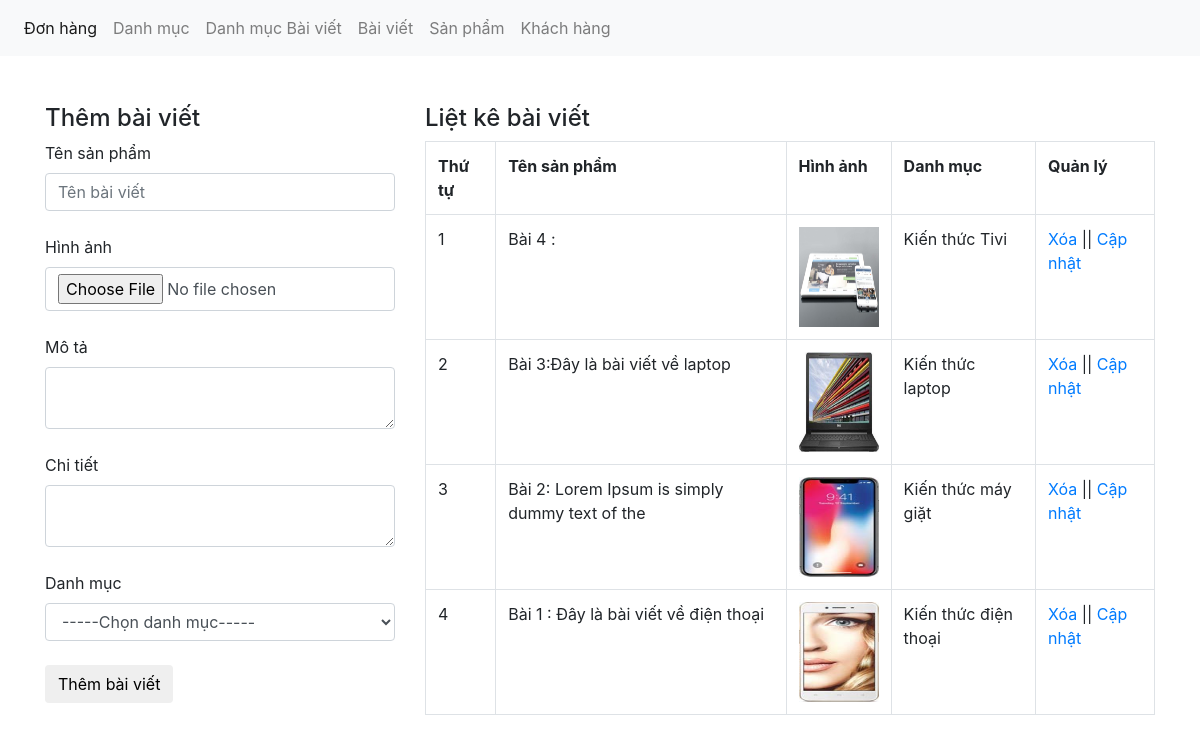
The page /source/bandienmay/admin/xulybaiviet.php on the database its author committed.
### tables this page shows
CREATE TABLE `tbl_baiviet` (
  `baiviet_id` int(11) NOT NULL,
  `tenbaiviet` varchar(100) NOT NULL,
  `tomtat` text NOT NULL,
  `noidung` text NOT NULL,
  `danhmuctin_id` int(11) NOT NULL,
  `baiviet_image` varchar(50) NOT NULL
);

CREATE TABLE `tbl_danhmuc_tin` (
  `danhmuctin_id` int(11) NOT NULL,
  `tendanhmuc` varchar(100) NOT NULL
);

### source/bandienmay/admin/xulybaiviet.php (the view, shortened to what this page needs)
<?php
	include('../db/connect.php');
?>
<!DOCTYPE html>
<html lang="en">
<head>
	<link href="../css/bootstrap.css" rel="stylesheet" type="text/css" media="all" />
</head>
<body>
	<nav class="navbar navbar-expand-lg navbar-light bg-light">
	  <div class="collapse navbar-collapse" id="navbarNav">
	    <ul class="navbar-nav">
	      <li class="nav-item active">
	        <a class="nav-link" href="xulydonhang.php">Đơn hàng <span class="sr-only">(current)</span></a>
	      </li>
	      <li class="nav-item">
	        <a class="nav-link" href="xulydanhmuc.php">Danh mục</a>
	      </li>
	       <li class="nav-item">
	        <a class="nav-link" href="xulydanhmucbaiviet.php">Danh mục Bài viết</a>
	      </li>
	       <li class="nav-item">
	        <a class="nav-link" href="xulybaiviet.php">Bài viết</a>
	      </li>
	      <li class="nav-item">
	        <a class="nav-link" href="xulysanpham.php">Sản phẩm</a>
	      </li>
	       <li class="nav-item">
	        <a class="nav-link" href="xulykhachhang.php">Khách hàng</a>
	      </li>
	    </ul>
	  </div>
	</nav><br><br>
	<div class="container">
		<div class="row">
		<?php
			if(isset($_GET['quanly'])=='capnhat'){
				$id_capnhat = $_GET['capnhat_id'];
				$sql_capnhat = mysqli_query($con,"SELECT * FROM tbl_baiviet WHERE baiviet_id='$id_capnhat'");
				$row_capnhat = mysqli_fetch_array($sql_capnhat);
				$id_category_1 = $row_capnhat['danhmuctin_id'];
				?>
				<div class="col-md-4">
				<h4>Cập nhật bài viết</h4>
				<form action="" method="POST" enctype="multipart/form-data">
					<label>Tên bài viết</label>
					<input type="text" class="form-control" name="tenbaiviet" value="<?php echo $row_capnhat['tenbaiviet'] ?>"><br>
					<input type="hidden" class="form-control" name="id_update" value="<?php echo $row_capnhat['baiviet_id'] ?>">
					<label>Hình ảnh</label>
					<input type="file" class="form-control" name="hinhanh"><br>
					<img src="../uploads/<?php echo $row_capnhat['baiviet_image'] ?>" height="80" width="80"><br>
					<label>Mô tả</label>
					<textarea class="form-control" rows="10" name="mota"><?php echo $row_capnhat['tomtat'] ?></textarea><br>
					<label>Chi tiết</label>
					<textarea class="form-control" rows="10" name="chitiet"><?php echo $row_capnhat['noidung'] ?></textarea><br>
					<label>Danh mục</label>
					<?php
					$sql_danhmuc = mysqli_query($con,"SELECT * FROM tbl_danhmuc_tin ORDER BY danhmuctin_id DESC");
					?>
					<select name="danhmuc" class="form-control">
						<option value="0">-----Chọn danh mục-----</option>
						<?php
						while($row_danhmuc = mysqli_fetch_array($sql_danhmuc)){
							if($id_category_1==$row_danhmuc['danhmuctin_id']){
						?>
						<option selected value="<?php echo $row_danhmuc['danhmuctin_id'] ?>"><?php echo $row_danhmuc['tendanhmuc'] ?></option>
						<?php
							}else{
						?>
						<option value="<?php echo $row_danhmuc['danhmuctin_id'] ?>"><?php echo $row_danhmuc['tendanhmuc'] ?></option>
						<?php
							}
						}
						?>
					</select><br>
					<input type="submit" name="capnhatbaiviet" value="Cập nhật bài viết" class="btn btn-default">
				</form>
				</div>
			<?php
			}else{
				?>
				<div class="col-md-4">
				<h4>Thêm bài viết</h4>
				<form action="" method="POST" enctype="multipart/form-data">
					<label>Tên sản phẩm</label>
					<input type="text" class="form-control" name="tenbaiviet" placeholder="Tên bài viết"><br>
					<label>Hình ảnh</label>
					<input type="file" class="form-control" name="hinhanh"><br>
					<label>Mô tả</label>
					<textarea class="form-control" name="mota"></textarea><br>
					<label>Chi tiết</label>
					<textarea class="form-control" name="chitiet"></textarea><br>
					<label>Danh mục</label>
					<select name="danhmuc" class="form-control">
						<option value="0">-----Chọn danh mục-----</option>
					</select><br>
					<input type="submit" name="thembaiviet" value="Thêm bài viết" class="btn btn-default">
				</form>
				</div>
				<?php
			}
				?>
			<div class="col-md-8">
				<h4>Liệt kê bài viết</h4>
				<?php
				$sql_select_bv = mysqli_query($con,"SELECT * FROM tbl_baiviet,tbl_danhmuc_tin WHERE tbl_baiviet.danhmuctin_id=tbl_danhmuc_tin.danhmuctin_id ORDER BY tbl_baiviet.baiviet_id DESC");
				?>
				<table class="table table-bordered ">
					<tr>
						<th>Thứ tự</th>
						<th>Tên sản phẩm</th>
						<th>Hình ảnh</th>
						<th>Danh mục</th>
						<th>Quản lý</th>
					</tr>
					<?php
					$i = 0;
					while($row_bv = mysqli_fetch_array($sql_select_bv)){
						$i++;
					?>
					<tr>
						<td><?php echo $i ?></td>
						<td><?php echo $row_bv['tenbaiviet'] ?></td>
						<td><img src="../uploads/<?php echo $row_bv['baiviet_image'] ?>" height="100" width="80"></td>
						<td><?php echo $row_bv['tendanhmuc'] ?></td>
						<td><a href="?xoa=<?php echo $row_bv['baiviet_id'] ?>">Xóa</a> || <a href="xulybaiviet.php?quanly=capnhat&capnhat_id=<?php echo $row_bv['baiviet_id'] ?>">Cập nhật</a></td>
					</tr>
				<?php
					}
					?>
				</table>
			</div>
		</div>
	</div>
</body>
</html>

### rows shown on the page
tbl_baiviet: tenbaiviet "Bài 4 :", baiviet_image (picture), danhmuctin.tendanhmuc "Kiến thức Tivi"
tbl_baiviet: tenbaiviet "Bài 3:Đây là bài viết về laptop", baiviet_image (picture), danhmuctin.tendanhmuc "Kiến thức laptop"
tbl_baiviet: tenbaiviet "Bài 2: Lorem Ipsum is simply dummy text of the", baiviet_image (picture), danhmuctin.tendanhmuc "Kiến thức máy giặt"
tbl_baiviet: tenbaiviet "Bài 1 : Đây là bài viết về điện thoại", baiviet_image (picture), danhmuctin.tendanhmuc "Kiến thức điện thoại"
